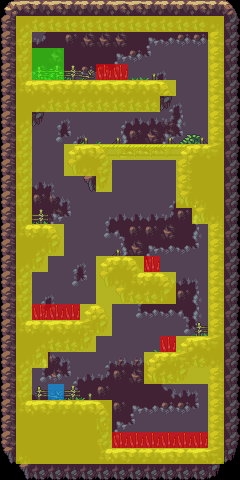

This game map was drawn from its Tiled (.tmx) file and the tilesets committed beside it. A one-line description and the trimmed map source follow:
An orthogonal 15x30 tile map with 16x16 px tiles, 9 tile layers (Background2, Background, Misc2, Misc, ...), 2 tilesets.

<map version="1.0" orientation="orthogonal" renderorder="left-up" width="15" height="30" tilewidth="16" tileheight="16" nextobjectid="1">
 <tileset firstgid="1" name="Tileset" tilewidth="16" tileheight="16" tilecount="60" columns="10">
  <image source="Tileset.png" width="160" height="96" />
 </tileset>
 <tileset firstgid="61" name="metadata" tilewidth="16" tileheight="16" tilecount="4" columns="4">
  <image source="metadata.png" width="64" height="16" />
 </tileset>
 <layer name="Background2" width="15" height="30">
  <properties>
   <property name="Draw" type="bool" value="true" />
   <property name="HasColliders" type="bool" value="false" />
  </properties>
  <data>[450 cells, 351 non-empty, 3 distinct tile ids]</data>
 </layer>
 <layer name="Background" width="15" height="30">
  <properties>
   <property name="Draw" type="bool" value="true" />
   <property name="HasColliders" type="bool" value="false" />
  </properties>
  <data>[450 cells, 310 non-empty, 14 distinct tile ids]</data>
 </layer>
 <layer name="Misc2" width="15" height="30">
  <properties>
   <property name="Draw" type="bool" value="true" />
   <property name="HasColliders" type="bool" value="false" />
  </properties>
  <data>[450 cells, 33 non-empty, 6 distinct tile ids]</data>
 </layer>
 <layer name="Misc" width="15" height="30">
  <properties>
   <property name="Draw" type="bool" value="true" />
   <property name="HasColliders" type="bool" value="false" />
  </properties>
  <data>[450 cells, 37 non-empty, 8 distinct tile ids]</data>
 </layer>
 <layer name="Level" width="15" height="30">
  <properties>
   <property name="Draw" type="bool" value="true" />
   <property name="HasColliders" type="bool" value="false" />
  </properties>
  <data>[450 cells, 251 non-empty, 15 distinct tile ids]</data>
 </layer>
 <layer name="NoWalkable" width="15" height="30">
  <properties>
   <property name="Draw" type="bool" value="false" />
   <property name="HasColliders" type="bool" value="true" />
  </properties>
  <data>[450 cells, 170 non-empty, 1 distinct tile ids]</data>
 </layer>
 <layer name="Death" width="15" height="30">
  <properties>
   <property name="Draw" type="bool" value="false" />
   <property name="HasColliders" type="bool" value="true" />
  </properties>
  <data>[450 cells, 13 non-empty, 1 distinct tile ids]</data>
 </layer>
 <layer name="Win" width="15" height="30">
  <properties>
   <property name="Draw" type="bool" value="false" />
   <property name="HasColliders" type="bool" value="true" />
  </properties>
  <data>[450 cells, 4 non-empty, 1 distinct tile ids]</data>
 </layer>
 <layer name="SpawnPoint" width="15" height="30">
  <properties>
   <property name="Draw" type="bool" value="false" />
   <property name="HasColliders" type="bool" value="true" />
  </properties>
  <data>[450 cells, 1 non-empty, 1 distinct tile ids]</data>
 </layer>
</map>
